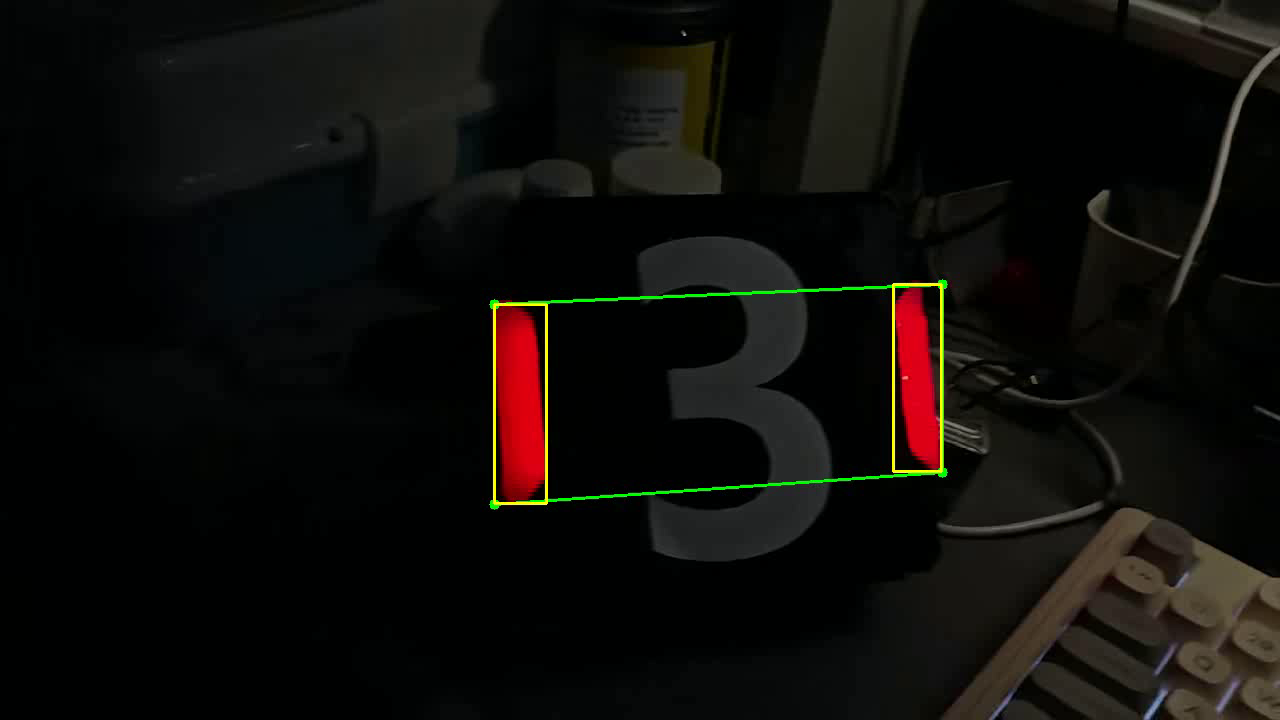
//> input picture frame 0 of 26机械林奕亨/培训3/result.mp4, 1280 x 720 px, given in place of video.mp4, which was not available
$ ./task2_video   (built with g++ and OpenCV 4)
//> lines starting //> are read from the running program, lines starting //| are printed output that depends on the picture; after the words box and inside, x2 and y2 are one past the last pixel; in counts of white or black regions, pixels touching at a corner belong together
#include <opencv2/opencv.hpp>
#include <iostream>
#include <vector>
#include <algorithm>

using namespace cv;
using namespace std;

int main() {
    VideoCapture cap("video.mp4");
    if (!cap.isOpened()) { cout << "视频打开失败" << endl; return -1; }

    Mat frame;

    while (cap.read(frame)) {
//> frame is the input picture: 720 rows x 1280 cols, CV_8UC3; mean B, G, R 10, 12.9, 14.4
     	VideoWriter writer("result.mp4", VideoWriter::fourcc('m', 'p', '4', 'v'), 30, frame.size());
        Mat hsv, mask1, mask2, binary;
        cvtColor(frame, hsv, COLOR_BGR2HSV);
//> hsv: 720 rows x 1280 cols, CV_8UC3; mean H, S, V 72.2, 160.5, 16.5

        // 1. 提取红色
        inRange(hsv, Scalar(0, 100, 100), Scalar(10, 255, 255), mask1);
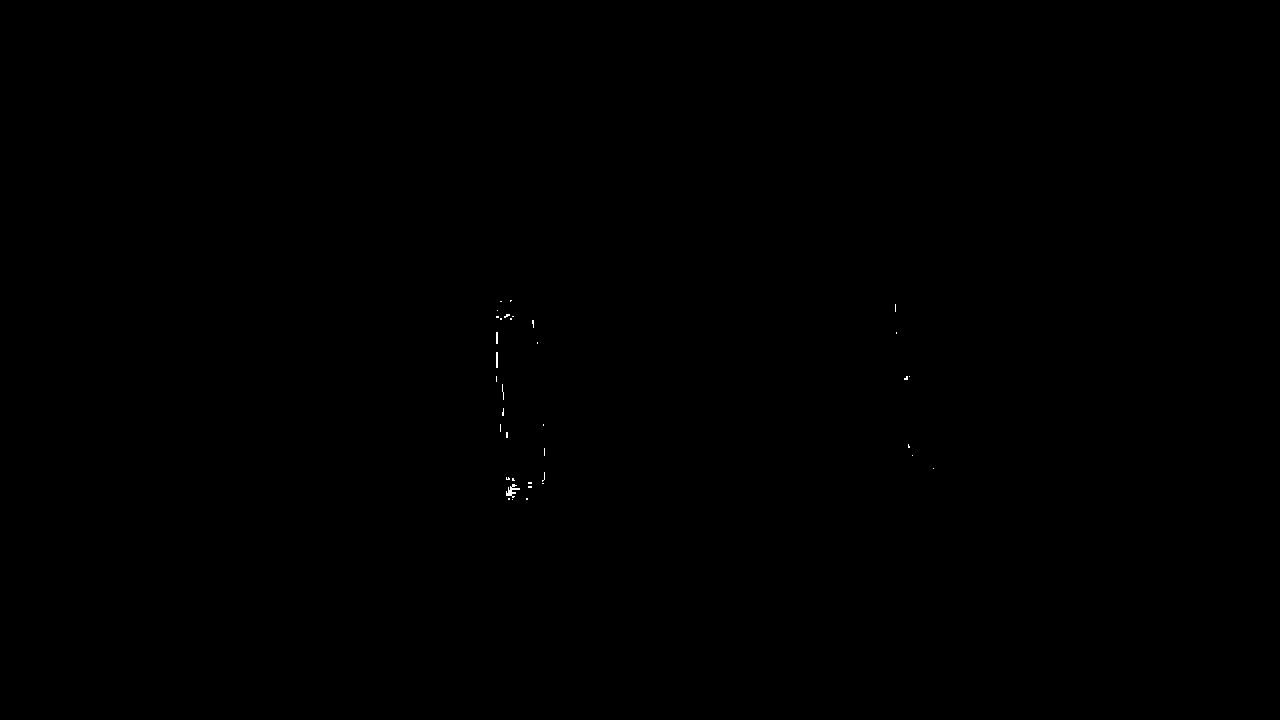
//> mask1: 720 rows x 1280 cols, CV_8UC1; 0.04% white in thin lines or dots, all inside (x1, y1, x2, y2) = (496, 300, 934, 500)
        inRange(hsv, Scalar(160, 100, 100), Scalar(180, 255, 255), mask2);
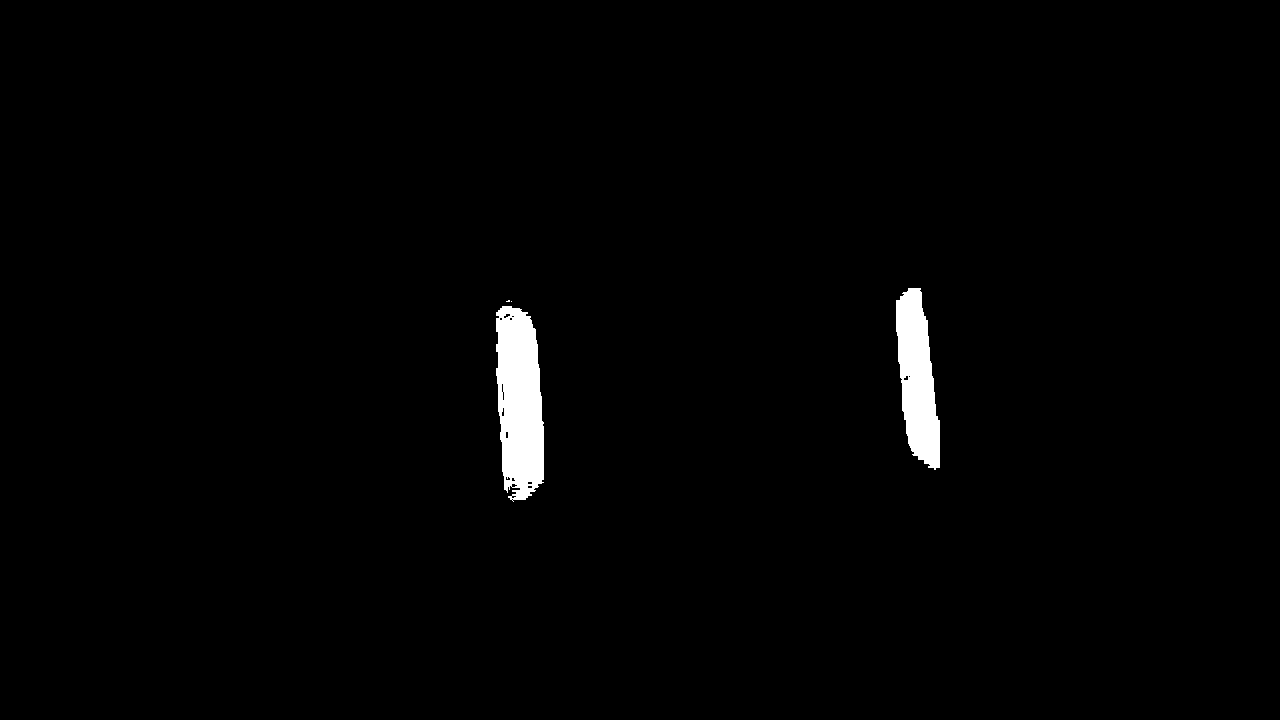
//> mask2: 720 rows x 1280 cols, CV_8UC1; 1.4% white; 4 white regions (2 under 20 px), largest, box (x1, y1, x2, y2) and area: (496, 306, 544, 502) 7447, (896, 288, 940, 470) 5322
        bitwise_or(mask1, mask2, binary);
//> binary: 720 rows x 1280 cols, CV_8UC1; 1.4% white; 4 white regions (2 under 20 px)

        // 2. 找轮廓
        vector<vector<Point>> contours;
        findContours(binary, contours, RETR_EXTERNAL, CHAIN_APPROX_SIMPLE);
//> contours = 4 contours, 2 with area under 20; largest, box (x1, y1, x2, y2) and area: (496, 306, 545, 502) 7519, (895, 288, 940, 470) 5144

        vector<Rect> valid_rects; // 存放找到的灯条矩形

        for (size_t i = 0; i < contours.size(); i++) {
            Rect rect = boundingRect(contours[i]); // 使用正矩形
            float width = rect.width;
            float height = rect.height;
            if (width == 0 || height == 0) continue;

            // 3. 过滤：灯条通常高大于宽（长宽比 > 1.5），且面积适中
            float ratio = height / (float)width;
            float area = width * height;

            if (ratio > 1.5 && area > 50) {
                valid_rects.push_back(rect);
            }
        }
//> this loop made 4 passes
//> (rect, width, height, ratio, area) on passes 1, 4: (Rect(496, 306, 49, 196), 49, 196, 4, 9604), (Rect(895, 288, 45, 182), 45, 182, 4.04, 8190)

        // 4. 如果找到了两个灯条（通常是左边一个，右边一个）
        if (valid_rects.size() == 2) {
            // 区分左右灯条
            Rect left_rect, right_rect;
            if (valid_rects[0].x < valid_rects[1].x) {
                left_rect = valid_rects[0];
//> left_rect = Rect(496, 306, 49, 196)
                right_rect = valid_rects[1];
//> right_rect = Rect(895, 288, 45, 182)
            } else {
                left_rect = valid_rects[1];
                right_rect = valid_rects[0];
            }

            // 5. 提取最外围的四个角点
            Point2f P1(left_rect.x, left_rect.y);                                   // 左上
//> P1 = Point(496, 306)
            Point2f P2(right_rect.x + right_rect.width, right_rect.y);              // 右上
//> P2 = Point(940, 288)
            Point2f P3(right_rect.x + right_rect.width, right_rect.y + right_rect.height); // 右下
//> P3 = Point(940, 470)
            Point2f P4(left_rect.x, left_rect.y + left_rect.height);                // 左下
//> P4 = Point(496, 502)

            // 画四个角点（黄绿色实心圆）
            Scalar point_color(0, 255, 0);
            circle(frame, P1, 5, point_color, -1);
//> frame: 720 rows x 1280 cols, CV_8UC3; 79 pixels changed, all inside (x1, y1, x2, y2) = (491, 301, 502, 312)
            circle(frame, P2, 5, point_color, -1);
//> frame: 720 rows x 1280 cols, CV_8UC3; mean B, G, R 10, 12.9, 14.4
            circle(frame, P3, 5, point_color, -1);
//> frame: 720 rows x 1280 cols, CV_8UC3; mean B, G, R 10, 12.9, 14.4
            circle(frame, P4, 5, point_color, -1);
//> frame: 720 rows x 1280 cols, CV_8UC3; mean B, G, R 10, 12.9, 14.4

            // 6. 连接四个角点（黄绿色线）
            line(frame, P1, P2, point_color, 2);
            line(frame, P2, P3, point_color, 2);
            line(frame, P3, P4, point_color, 2);
            line(frame, P4, P1, point_color, 2);

            // 画灯条本身的黄色外接矩形
            Scalar rect_color(0, 255, 255);
            rectangle(frame, left_rect, rect_color, 2);
            rectangle(frame, right_rect, rect_color, 2);
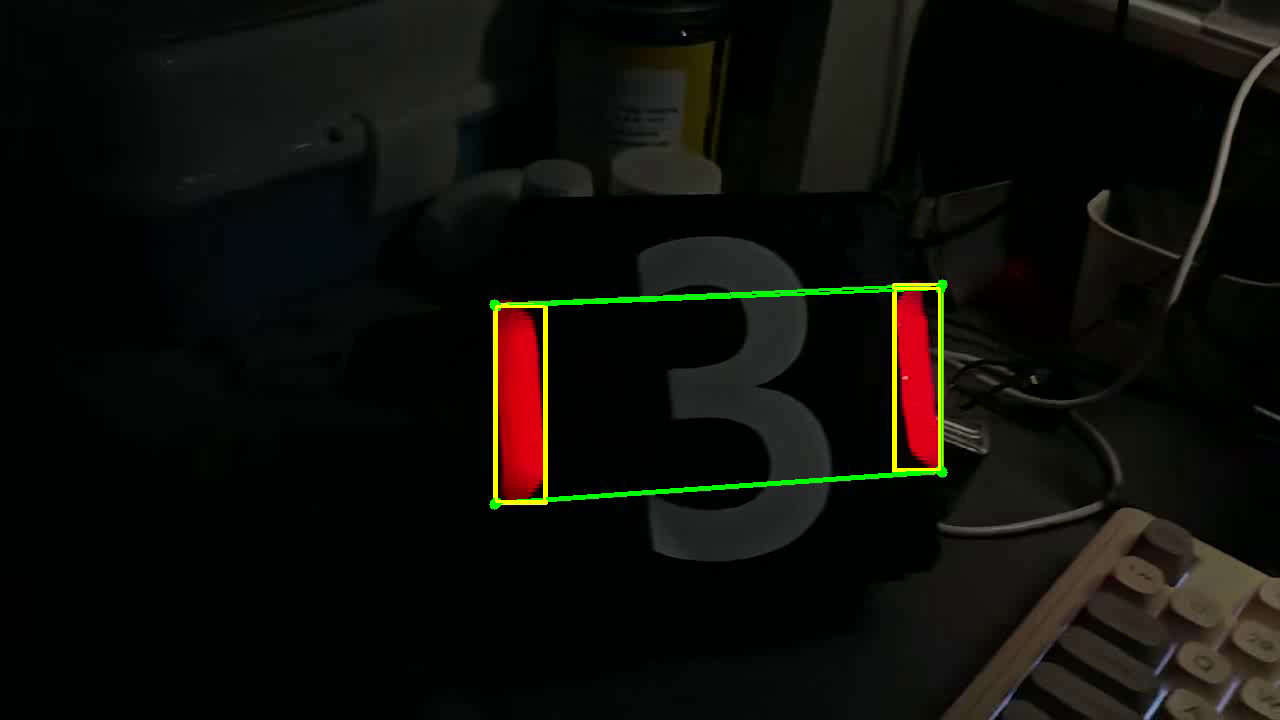
//> frame: 720 rows x 1280 cols, CV_8UC3; mean B, G, R 9.9, 13.8, 14.7
        }

        imshow("Armor Detection", frame);
        writer.write(frame);
        if (waitKey(30) == 'q') break;
//> the 'q' key is pressed
    }
    return 0;
}
